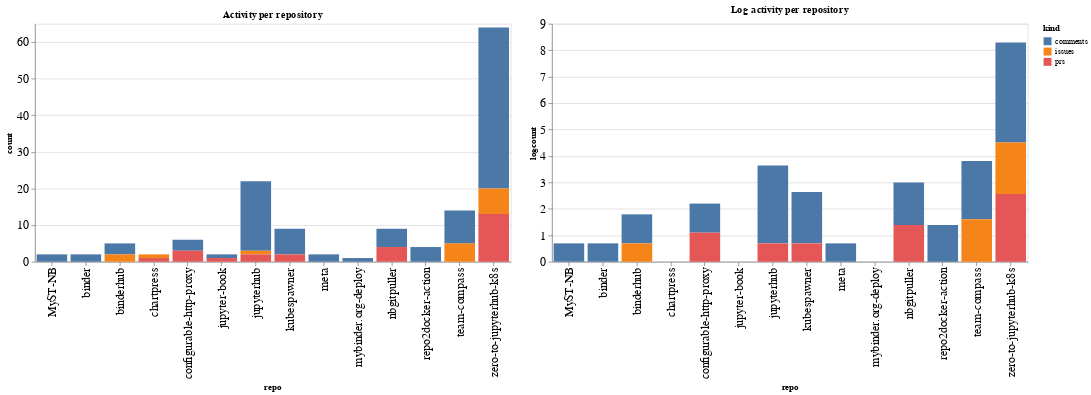

Write notebook code for a chart like this one.
### Code cell
ch1 = alt.Chart(repo_summaries, width=600, title="Activity per repository").mark_bar().encode(
    x='repo',
    y='count',
    color='kind',
    tooltip="kind"
)

ch2 = alt.Chart(repo_summaries, width=600, title="Log activity per repository").mark_bar().encode(
    x='repo',
    y='logcount',
    color='kind',
    tooltip="kind"
)

ch1 | ch2

### Figure 1 — Vega-Lite specification as saved in the notebook (floating-point values rounded to 4 significant figures)
{"config": {"axisLeft": {"labelFontSize": 15}, "axisBottom": {"labelFontSize": 15}}, "hconcat": [{"mark": "bar", "encoding": {"color": {"type": "nominal", "field": "kind"}, "tooltip": {"type": "nominal", "field": "kind"}, "x": {"type": "nominal", "field": "repo"}, "y": {"type": "quantitative", "field": "count"}}, "title": "Activity per repository", "width": 600}, {"mark": "bar", "encoding": {"color": {"type": "nominal", "field": "kind"}, "tooltip": {"type": "nominal", "field": "kind"}, "x": {"type": "nominal", "field": "repo"}, "y": {"type": "quantitative", "field": "logcount"}}, "title": "Log activity per repository", "width": 600}], "data": {"name": "data-8e58c3f27065073b78a2663055a891a1"}, "$schema": "https://vega.github.io/schema/vega-lite/v4.8.1.json", "datasets": {"data-8e58c3f27065073b78a2663055a891a1": [{"repo": "MyST-NB", "kind": "comments", "count": 2, "logcount": 0.6931}, {"repo": "binder", "kind": "comments", "count": 2, "logcount": 0.6931}, {"repo": "binderhub", "kind": "comments", "count": 3, "logcount": 1.099}, {"repo": "binderhub", "kind": "issues", "count": 2, "logcount": 0.6931}, {"repo": "chartpress", "kind": "issues", "count": 1, "logcount": 0.0}, {"repo": "chartpress", "kind": "prs", "count": 1, "logcount": 0.0}, {"repo": "configurable-http-proxy", "kind": "comments", "count": 3, "logcount": 1.099}, {"repo": "configurable-http-proxy", "kind": "prs", "count": 3, "logcount": 1.099}, {"repo": "jupyter-book", "kind": "comments", "count": 1, "logcount": 0.0}, {"repo": "jupyter-book", "kind": "prs", "count": 1, "logcount": 0.0}, {"repo": "jupyterhub", "kind": "comments", "count": 19, "logcount": 2.944}, {"repo": "jupyterhub", "kind": "issues", "count": 1, "logcount": 0.0}, {"repo": "jupyterhub", "kind": "prs", "count": 2, "logcount": 0.6931}, {"repo": "kubespawner", "kind": "comments", "count": 7, "logcount": 1.946}, {"repo": "kubespawner", "kind": "prs", "count": 2, "logcount": 0.6931}, {"repo": "meta", "kind": "comments", "count": 2, "logcount": 0.6931}, {"repo": "mybinder.org-deploy", "kind": "comments", "count": 1, "logcount": 0.0}, {"repo": "nbgitpuller", "kind": "comments", "count": 5, "logcount": 1.609}, {"repo": "nbgitpuller", "kind": "prs", "count": 4, "logcount": 1.386}, {"repo": "repo2docker-action", "kind": "comments", "count": 4, "logcount": 1.386}, {"repo": "team-compass", "kind": "comments", "count": 9, "logcount": 2.197}, {"repo": "team-compass", "kind": "issues", "count": 5, "logcount": 1.609}, {"repo": "zero-to-jupyterhub-k8s", "kind": "comments", "count": 44, "logcount": 3.784}, {"repo": "zero-to-jupyterhub-k8s", "kind": "issues", "count": 7, "logcount": 1.946}, {"repo": "zero-to-jupyterhub-k8s", "kind": "prs", "count": 13, "logcount": 2.565}]}}
